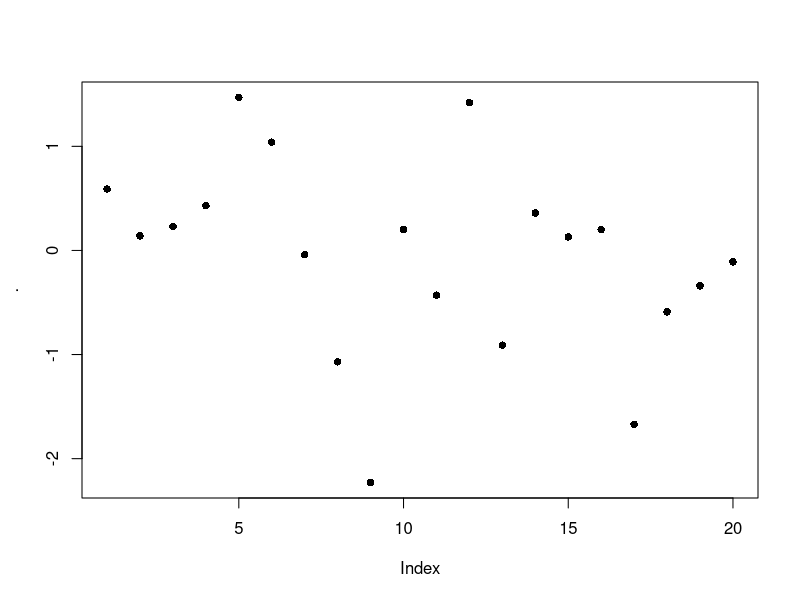
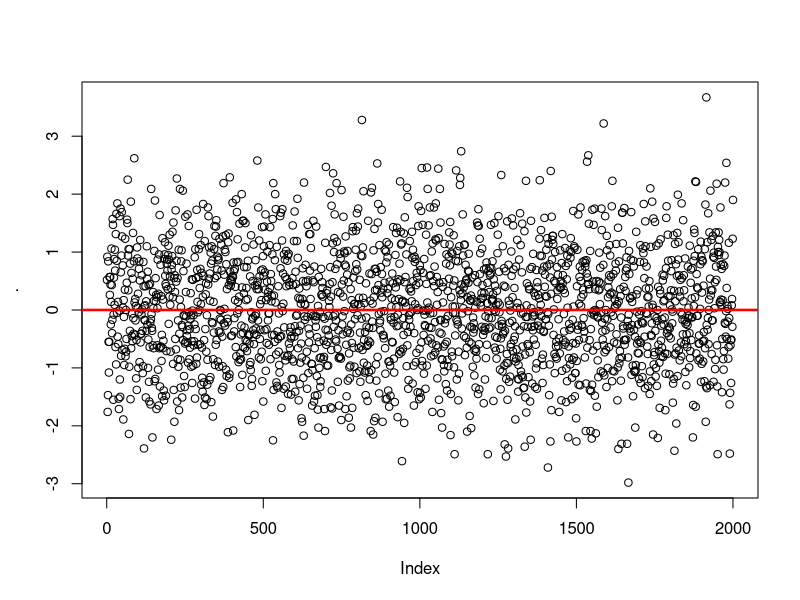

Write the R code that produced these figures, in order. (Note: this script raises an error after producing the figures.)
# __________________________________________________________________
# R VOCABULARY 
# __________________________________________________________________

library("dplyr")
library("reshape2")
library("lazyeval")
library("ggplot2")
library("labeling")
library("lubridate")


# help(package="base")
# rm(list=ls())

# TODO: -------
# duplicated, charmatch, aggregate, do.call
# remove "lib" arg in library calls 
       


# flatten a list: 
(l <- list(item1=4, item2=2, item3=c(100, 200)))  # surrounding with () calls print 
(unlist(l))
(unname(unlist(l)))  # returns numeric vector; also try: unlist(l) %>% unname  


# flattening a list of dates does weird stuff: 
datelist = as.list(c(ymd("2017-01-01"), ymd("2017-01-01")))
unlist(datelist)  # not good 
do.call("c", datelist)  # this is good 


# rep and seq: --------------------
rep(letters[1:3], times=2)  # same as rep(letters[1:3], 2)
rep(letters[1:3], each=2)
rep(letters[1:3], times=2, each=2)
rep(letters[1:3], times=2, each=2, length.out=2)
rep_len(letters[1:3], length.out=40)  # could be useful if you don't know the length of a vector, but you want to keep recycling it until total length reaches a target value. 
rep(letters[1:3], times=(1:3))
rep(letters[1:3], c(1,5,12))

seq(1,26)
seq(1,26,by=3)
seq(1,26, length.out=4)  # generates a sequence of length.out=4 equally spaced values from 1 to 16. (length.out is usually abbreviated to length or len, and seq_len is much faster.)
seq(along.with=month.abb)  # can abbreviate as e.g. seq(month.abb) or seq(letters); verbose alternative: seq(1, length(month.abb))
seq(along.with=rnorm(20))# generates sequence 1,2,3... ending with length(month.abb)
seq(c("apple", "orange", "banana"))

x<-round(rnorm(20), 2); names(x) <- seq(rnorm(20)); x %>% plot(pch=16) 
x<-round(rnorm(2000), 2); names(x) <- seq(rnorm(2000)); x %>% 
  plot(pch=1) %>% abline(h=0, lwd=2.5, col="red")


any(c(rep(FALSE, 9), TRUE))  # any TRUEs in the vector? 
any(c(2<1, 4>5, 6==7))

x <- c(4,3, NA, 1,1,23)
any(is.na(x))  # is.na(x) returns a logical of same length as x 



x<- rnorm(10)
range(x)
all(x < 2)  # x<2 returns a logical vector of same length as x; all(x<2) returns TRUE only if all values are TRUE 
all(x < 2, x > (-2))
all(1<2, 2==2, 3>2)
all(c(TRUE, TRUE, TRUE, FALSE))


4 %in% c(1,1,4,1)  # TRUE 
"s" %in% letters  # TRUE
1:4 %in% 1:10  # returns vector of same length as vector on left side of %in%
c(1:4, 12) %in% 1:10
c("g", 7) %in% letters 


match("s", letters)
match(c("a", "s", "f"), letters)
x <- c(4,3, NA, 1,1,23, NA)
match(NA, x)  # Note that match() only returns first match 


which(c(rep(FALSE, 5), TRUE, rep(FALSE, 4), TRUE))  # Takes a logical vector, returns numeric pointing to positions of TRUE values 
which(c(4==5, 2==3))
which(c(4==5, 2==3, 3==3, 4<5, 9>4))


x <- rep(1.0,10); y <- rep(0.99999999999, 10)
all.equal(target=x, current=y, tolerance = 10^-10)
all.equal(target=x, current=y, tolerance = 10^-20)


identical(2, 2.0)  # TRUE 

set.seed(1)
x <- rnorm(10)
set.seed(1)
y <- rnorm(10)
identical(x,y) # TRUE 


stopifnot(c(TRUE, TRUE))
stopifnot(c(FALSE, TRUE))  # returns an error if not all TRUE 
stopifnot(c(2<3, 4>5))


x <- airquality[, -1] # x is a regression design matrix
y <- airquality[,  1] # y is the corresponding response
stopifnot(complete.cases(y) != is.na(y))  # complete.cases returns a logical 
ok <- complete.cases(x, y)  # returns logical of same length as num rows of x and y
sum(!ok) # how many are not "ok" ? NOTE that "!" on a logical gives its inverse: !c(TRUE, FALSE) = c(FALSE, TRUE)
x <- x[ok,]
y <- y[ok]


# subsetting: -----
# 3 ways of subsetting a df for first column:
airquality[1]  # returns data frame (which is a type of list; subsetting list with [] always gives list)
airquality[[1]]  # returns the *contents* of element 1 in the df - integer atomic vector. [[]] can only return 1 thing 
airquality$Ozone  # returns integer atomic vector. Note that $ is shorthand, where x$y = x[["y", exact=FALSE ]]



cumsum(1:10)  # pseudocode: for i in 1:10, result[1] = i, result[2]=i+result[1]
cumprod(1:10)
cummin(1:10)  # along the entire length of input vector, 1 is min 
cummax(10:1)


# row and column sums, means: ---------------
x <- data.frame(x=rnorm(10)*10, y=rnorm(10)) %>% print 
colSums(x)
rowSums(x) %>% data.frame()

apply(x, 1, mean)  # means of rows 
apply(x, 2, mean)  # means of columns 


# first differencing: -----------
diff(1:10, lag = 1, differences = 1)  # diff gives differecnes between successive elements in a vector 
diff(seq(1,50, by=5), lag=1, differences=1)
(diffs1 <-diff(c(1,5,2,2,10,.5,-1,3,-4,30), lag = 1, differences = 1))
length(diffs1)

# second differencing: 
(diffs2 <-diff(c(1,5,2,2,10,.5,-1,3,-4,30), lag = 1, differences = 2))  
diffs2 == diff(diffs1, lag = 1, differences = 1)  #  setting arg differences > 1 means you recursively apply diff a specified number of times 
length(diffs2)  # note that this has one less element than diffs1

# differencing at lags (i.e. not immediately successive elements)
(diffs3 <-diff(c(1,5,2,2,10,.5,-1,3,-4,30), lag = 2, differences = 1))  
length(diffs3)


# cut a range to get a factor: -------------------
x <- 1:100 
cut(x, breaks=seq(0,100,5), labels= paste("Level", 1:20))  # divide range of x into levels of a factor; 
# note that length of labels is 1 less than length of breaks
# also, first value of breaks is lower than min value of x 
table(cut(x, breaks=seq(0,100,5), labels= paste("Level", 1:20)))



# reorder factor levels using values in another column -------------
# first create data: 
df <- data.frame(area=letters[1:10], 
                 total=c(10,2,1,rnorm(6),20)); df

# graph looks ugly: 
ggplot(df, aes(x=area, y=total)) + geom_bar(stat="identity")

# find order of factor levels that you want: 
order(df$total)  # this gives ascending order; for descending, rev(order(df$total))

# reset factor levels: 
df <- df %>% mutate(area=factor(area, 
                          levels=area[order(df$total)])); df

str(df)  # factor levels reset

# graph again: 
ggplot(df, aes(x=area, y=total)) + geom_bar(stat="identity")  # SUCCESS!


# if there is an obvious way to order your factor levels (e.g. alphabetical), 
# you can try using ordered(): 
# create a factor with default ordering: 
ordered(rep(1:12, length=24))
ordered(c("blue", "green", "yellow"))
ordered(paste0("level_", 1:30))  # doesn't work well 

# let's try again: 
two.digits.numbers <- 
      sapply(1:30, function(x){
            x.char <- as.character(x)
            if (nchar(x.char) < 2){
                  x <- paste0("0", x)
            } else {
                  x <- x.char
            }
            return(x)
      }
      )

ordered(paste0("level_", two.digits.numbers))  # works! 

#**************************************************





#**************************************************
pmin(1:4, 0:3)  # gives "parallel" min - min of each pair of elements, where one element is from vector1, the other from v2. 

x <- sort(rnorm(100));  cH <- 1.35
quantile(x, probs = seq(0, 1, 0.25), na.rm = FALSE, names = TRUE)
# quantiles are cutpoints dividing the range of a probability distribution into contiguous intervals with equal probabilities. 
# quartiles are the three cut points that will divide a dataset into four equal-size groups
pmin(cH, quantile(x)) # no names
pmin(quantile(x), cH) # has names
plot(x=x, y=pmin(cH, pmax(-cH, x)), type = "b", main =  "Huber's function")



# & and && --------
x <- 1 
y <- 1

if (x==1 & y==1){print("yes")} else {print("no")}
if (x==1 && y==1){print("yes")} else {print("no")}
# when x and y are single element vectors, doesn't seem to make a diff

x <- c(1,1) 
y <- c(1,0)

if (x==1 & y==1){print("yes")} else {print("no")}
# single & returns warning: only first element used 

if (x==1 && y==1){print("yes")} else {print("no")}
# no warning, but doesn't seem to give right answer 

# NOTE: apparently && is preferred in if conditions 




# merge: -------------------------------
# merging vectors (doesn't make much sense): 
x <- letters
y <- letters[3:4]
merge(x,y)  # prob not what you want: this is the cartesian product (?) of the 2 sets 


# MERGING DATA FRAMES: -----------
# if the column you're merging on has the same name in both dfs, there's no need to 
# specify by="" argument, because it is automatically interpreted that you are joining on that column 

x <- data.frame(a=letters, b.x=rnorm(26)) %>% print 
y <- data.frame(a=c(letters[3:4], "test"), d.y=rnorm(3), e.y=rep("yo", 3)) %>% print 

merge(x,y)  # inner join; 
merge(x,y, all=TRUE)  # outer join
merge(x,y, all.y=TRUE)  # right join
merge(x,y, all.x=TRUE)  # left join
merge(x,y, all.x=TRUE, all.y=TRUE)  # outer join again




# if the column you're merging on has the diff name in the 2 dfs, you need to specify the 
# by.x and by.y arguments 

x <- data.frame(a=letters, b.x=rnorm(26))
y <- data.frame(a.y=c(letters[3:4], "test"), d.y=rnorm(3), e.y=rep("yo", 3))

merge(x,y, by.x="a", by.y="a.y")  # INNER JOIN 
merge(x,y, all=TRUE, by.x="a", by.y="a.y")  # OUTER JOIN 
merge(x,y, all.y=TRUE, by.x="a", by.y="a.y")  # RIGHT JOIN
merge(x,y, all.x=TRUE, by.x="a", by.y="a.y")  # LEFT JOIN 


#... another example: -----------------
authors <- data.frame(
      surname = I(c("Tukey", "Venables", "Tierney", "Ripley", "McNeil")),
      nationality = c("US", "Australia", "US", "UK", "Australia"),
      deceased = c("yes", rep("no", 4)))
books <- data.frame(
      name = I(c("Tukey", "Venables", "Tierney",
                 "Ripley", "Ripley", "McNeil", "R Core")),
      title = c("Exploratory Data Analysis",
                "Modern Applied Statistics ...",
                "LISP-STAT",
                "Spatial Statistics", "Stochastic Simulation",
                "Interactive Data Analysis",
                "An Introduction to R"),
      other.author = c(NA, "Ripley", NA, NA, NA, NA,
                       "Venables & Smith"))

(m1 <- merge(authors, books, by.x = "surname", by.y = "name"))
(m2 <- merge(books, authors, by.x = "name", by.y = "surname"))


#... merging on dates: --------------
admits <- data.frame(dates = as.Date(c("2017-01-12", "2017-01-15")), 
                     num_cases = c(450,12))
census <- data.frame(dates = as.Date(c("2017-01-12", "2017-01-31")), 
                     num_pts = c(14030, 9912))
date_string <- data.frame(dates = seq(as.Date("2017-01-01"), as.Date("2017-01-31"), by="1 days")) 

# column to match on has same name in all 3 dfs, so no need to specify "by=" argument 
finaldf <- merge(date_string, admits, all.x=TRUE) %>% 
                  merge(census, all.x=TRUE) %>% print 

# if appropriate, replace NAs with zeroes: 
finaldf <- mutate(finaldf, 
                  num_cases=sapply(num_cases, function(x) if(is.na(x)==TRUE){0} else {x}), 
                  num_pts=sapply(num_pts, function(x) if(is.na(x)==TRUE){0} else {x})
                  ) %>% print 

finaldf.m <- melt(mutate(finaldf, dates=as.character(dates))) %>% print 
dcast(finaldf.m, dates ~ variable)  # reverses the melting operation 
dcast(finaldf.m, variable ~ dates)  # reverse rows and columns 


# sort and order: ------------------
x <- c(1,1,3,-1,0,19,1,9,7,32)
sort(x)
sort(x, decreasing=TRUE)
rev(x)  # just reverses arguments 

order(x)  # returns an ordered numeric vector: order(x)[1] returns the position in x where the smallest element in x is found 
x[order(x)]  # arranges x in ascending order 


# Run-length encoding (RLE) is a very simple form of lossless data compression in which runs of data (that is, sequences in which the same data value occurs in many consecutive data elements) are stored as a single data value and count, rather than as the original run
x <- rev(rep(6:10, 1:5))
rle(x)
class(rle(x))  # type of list
rle(x)[1]
unname(unlist(rle(x)[1]))

z <- c(TRUE, TRUE, FALSE, FALSE, TRUE, FALSE, TRUE, TRUE, TRUE)
rle(z)
rle(as.character(z))

x <- c(rep("a", 4), "c", rep("g", 10))
unique(x)

# TABLE ----------------------------------------------
df <- data.frame(a=sample(100,10), 
                 b=sample(2000, 10))
table(df)  # you can call table() on purely numeric data, but it's kinda useless 
table(df$a)  # still useless 

df$c= sapply(1:10, function(x) sample(c("Group1", "Group2"), 1, replace=TRUE))
df

table(df)  # still pretty useless 
table(select(df, a,c))   # possibly useful: this converts the data from "long" to "wide" format; compare with > select(df[order(df$a), ], a,c)
table(select(df, b,c))  # possibly useful 
table(df$c)  # probably the best use of table() for this data 


# Simple frequency distribution:
table(rpois(100, 5))  # n=100, lambda=5
table(state.division, state.region)

with(airquality,
     table(OzHi = Ozone > 80, Month, useNA = "ifany"))  # with() seems to be a 
# precursor to the pipe operator (%>%)


# copy table from R to Excel: ---------------------
df <- data.frame(a=rnorm(20), b= sample(c(TRUE, FALSE), 20, replace=TRUE)) # %>% print
write.table(df, file="clipboard", sep="\t", row.names=FALSE)  # now paste in Excel 

# copy via clipboard from excel to R: 
#select column in excel %>%
x <- readClipboard()


# ifelse() : ------------------------------------
x <- c(6:-4)
sqrt(x)  #- gives warning
sqrt(ifelse(x >= 0, x, NA))  # no warning

## Note: the following also gives the warning !
ifelse(x >= 0, sqrt(x), NA)

l <- sample(c("a", "b", "c"), 1)
ifelse(l >= "b", "high", "low")


# DATES --------------------------------------------
# ...create strings of dates ----
seq(ISOdate(2017,1,1), ISOdate(2017,1,31), by="day") %>% substr(1,11)  # Jan to Feb 

seq(ISOdate(2017,1,1), ISOdate(2017,1,31), by="7 day") %>% 
  substr(1,11)  # only week start dates 

seq(ISOdate(2017,2,1), ISOdate(2017,1,1), by="-1 day") %>% substr(1,11)  # Feb to Jan 

# Note: ISOdate() is a wrapper for strptime()


# Alternatively, you can use as.Date: 
seq(as.Date("2017-01-01"), as.Date("2017-04-05"), by="1 day")

dates <- seq(as.Date("2017-01-01"), as.Date("2017-04-05"), by="7 day")  # only first day of weeks 
date_and_wkday <- data.frame(dates = dates, 
                             days = weekdays(dates)) %>% print 




# ...identify fiscal year from date : -------------------
x <- data.frame(date = c("2013-01-01", "2013-06-06", "2015-02-28", "2015-09-04"), 
                m=rep(NA,2), 
                y=rep(NA,2), 
                fyear = rep(NA,2)); x

for(i in 1:nrow(x)){
      x$m[i] <- substr(x$date[i], 6,7) %>% as.numeric
      x$y[i] <- substr(x$date[i], 1,4) %>% as.numeric
      if(m[i] %in% 4:12){
            x$fyear[i] <- x$y[i]+1
      } else {
            x$fyear[i] <- x$y[i]
      }
}
print(x)

# without extra columns for date and year: 
x <- data.frame(date = c("2013-01-01", "2013-06-06", "2015-02-28", "2015-09-04"), 
                fyear = rep(NA,2)
                ); x

for(i in 1:nrow(x)){
      m <- substr(x$date[i], 6,7) %>% as.numeric
      y <- substr(x$date[i], 1,4) %>% as.numeric
      if(m %in% 4:12){
            x$fyear[i] <- y+1
      } else {
            x$fyear[i] <- y
      }
}
print(x)



# using lubridate package: ----------------------------------------
dates <- c("2017-01-01", "2017-02-01", "2017-08-21")

class(dates)  # "character"


ymd(dates) # %>% class  # "Date"
# this function takes a char and converts to date, using the ymd format to 
# do the conversion. It DOESN'T *cast* to ymd format 

mdy(dates)  # doesn't work 
dates2 <- c('12-31-2017'); class(dates2)
mdy(dates2); class(mdy(dates2))

# convert to time in format hh:mm
timechar <- "12:30"
time <- strptime(timechar, format="%R"); time2
time <- strptime(timechar, format="%I"); time2


# convert ymd to mdy: 
ymd(dates) %>% format('%m%d%Y')

# arithmetic with dates and times: 



# SET OPERATIONS ---------------------------------------------

setA<-c("a", "b", "c", "d", "e")
setB<-c("d", "e", "f", "g")

union(setA,setB)
intersect(setA,setB)
setdiff(setA,setB)  # Note, however, that the difference between two sets is order-dependent. It is the material that is in the first named set, that is not in the second named set. 
setequal(c(setdiff(setA,setB),intersect(setA,setB),setdiff(setB,setA)), 
         union(setA,setB))


# SAMPLE() --------------------------------------------------
sample(10)  # gives permutation of all elements; same as sample(1:10)
sample(10, 1) 
(x <- sample(10, replace=TRUE)); setdiff(1:10, x)
sample(letters, 3)

sample(c("a", "b"),1, prob=c(.9, .1))  # The optional prob argument can be used to give a vector of weights for obtaining the elements of the vector being sampled. They need not sum to one, but they should be non-negative and not all zero.

# create a discrete distribution with specified probabilities:
v <- vector()
for(i in 1:1000){
  v[i] <- sample(c(TRUE, FALSE, "error"), 1, prob=c(.90, .09, .01))
}

table(v) %>% barplot  # plotting with base R 

# plotting with ggplot: 
dat <- as.data.frame(table(v)) %>% melt %>% select(1,3)
ggplot(dat, aes(x=v, y=value)) + 
  geom_bar(stat="identity") + 
  geom_hline(yintercept=0, size=1)



# COMBINATIONS --------------------------------------------------
choose(3,2)  # number of combinations of 2 elements that can be chosen from a set of 3 elements 
choose(10,1); choose(10,2); choose(30,2)

# counting num permutations: 
n <- 10
k <- 5 
choose(n,k)*factorial(k)

par(mfrow=c(2,1))
# graph of num combinations 
sapply(1:10, function(x) choose(10, x)) %>% 
  plot(type='l', main="num permutations, combinations of x objects from a total of 10 objects", 
       xlab = "x", 
       ylab = "num combinations")

# graph of num permutations 
sapply(1:10, function(x) choose(10, x)*factorial(x)) %>% 
  plot(type='l', 
       xlab = "x", 
       ylab = "num permutations")
par(mfrow=c(1,1))


# sample with/without replacement: -----------
sample(10)  # same as sample(1:10); default is replace=FALSE 
sample(10,2)
sample(10,100, replace=TRUE) 
sample(c("hi", "bye"), 30, replace=TRUE)

# simulate 100 rolls of a die: 
sample(6, 100, replace=TRUE) %>% mean
sample(6, 100, replace=TRUE) %>% mean

# FILL CONTAINER WITH LOOP: ----------------------
# create an empty container and fill it using a loop. We require that any type and any number of objects can be placed in the container, regardless of whether they are numeric or character or logical: 
container <- vector(mode="list")
# container <- list()  # this also seems to work? 

for(i in 1:10){
  x <- rnorm(1)
  print(paste("x=", x))
  if (x < 0.01){
    container[i] <- list(1:10)    
  } else if (x < 0.8) {
    container[i] <- list(rnorm(i))
  } else {
    container[i] <- list(rep("test", i))
  }
}

str(container)
summary(container)



# BUILD A DATAFRAME WITH A LOOP: --------------
# set up empty list: 
datalist = list()

for (i in 1:5) {
      # ... make some data
      dat <- data.frame(x = rnorm(10), y = runif(10))
      dat$i <- i  # maybe you want to keep track of which iteration produced it?
      datalist[[i]] <- dat # add it to your list; NOTE THAT WE USE [[]] !!!!
}

datalist  # each element of hte list is a dataframe 
# compare datalist[1] with datalist[[1]]; first is a list, second is contents 
      # within that list 

# join elements of list into a single df with do.call()
big_data = do.call(rbind, datalist) %>% print 

# alternative without using do.call: 
df1 <- datalist[[1]]
for(i in 2:5) {df1 <- rbind(df1, datalist[[i]])}
df1

identical(big_data, df1)  # TRUE 

# LAPPLY AND FRIENDS: -------------------------------
x <- list(a = 1:10, beta = exp(-3:3), logic = c(TRUE,FALSE,FALSE,TRUE)) %>% print 

# > lapply: -------------
# compute the list mean for each list element
lapply(x, mean)
# median and quartiles for each list element
lapply(x, quantile, probs = 1:3/4)
# Format for lapply is lapply(X, FUN, ...). Note that "probs=1:3/4" is being passed to "..." above, and is "passed to" the function quantile(). 

# > sapply and vapply ------
sapply(x, quantile)
i39 <- sapply(3:9, seq) # list of vectors
sapply(i39, fivenum)  # five number summary as a vector 
vapply(i39, fivenum)
vapply(i39, fivenum,
       c(Min. = 0, "1st Qu." = 0, Median = 0, "3rd Qu." = 0, Max. = 0))  
#^^ 3rd arg is FUN.VALUE: a vector template for the return value from FUN
# vapply is very similar to sapply, but with predefined format for output 




# > using apply to find row/column means -------
apply(x, 1, mean)  # means of rows 
apply(x, 2, mean)  # means of columns 

# > mapply: --------------
# mapply is a multivariate version of sapply
mapply(rep, x = 4:1, times=4:1)
# each iteration, rep takes 2 args one from the first arg from mapply, one 
#     from the second 

mapply(rep, times = 1:4, MoreArgs = list(x = 42))
# MoreArgs is used to pass arguments that are NOT "vectorized over"...? 
mapply(rep, times = 1:4, x=list(x = 42))  # what's the difference? 

mapply(function(x, y) seq_len(x) + y,  # define function to be applied 
       c(a =  1, b = 2, c = 3),  # names from first
       c(A = 10, B = 0, C = -10))
# pseudocode: create sequence of length a=1, then add A=10 to EACH element; 
#             create sequence of length b=2, then add B=0 

rnorms <- data.frame(n=rep(10,2), 
                     mean=c(4,50), 
                     var=c(.5, 3)) %>% print 
mapply(rnorm,
       n=rnorms$n, 
       mean=rnorms$mean, 
       sd=sqrt(rnorms$var))

# **********************************
(v <- structure(10*(5:8), names = LETTERS[1:4], 
                types=c("red", "yellow", "blue", "green")))
# structure() returns the given object with further attributes that you can 
# set 

# not entirely sure what's happening here: 
f2 <- function(x, y) outer(rep(x, length.out = 3), y)
(a2 <- sapply(v, f2, y = 2*(1:5), simplify = "array"))
a.2 <- vapply(v, f2, outer(1:3, 1:5), y = 2*(1:5))
stopifnot(dim(a2) == c(3,5,4), all.equal(a2, a.2),
          identical(dimnames(a2), list(NULL,NULL,LETTERS[1:4])))

# ...sampling distribution of sample mean of exp r.v.: ----
replicate(10000, mean(rexp(10))) %>% hist

# using ggplot: 
df <- replicate(10000, mean(rexp(10))) %>% as.data.frame  
colnames(df) <- "value"

p1 <- ggplot(df, aes(x=value)) + 
  geom_histogram(aes(y=..count..)) + # not really necessary to specify 
  # aes(y=..count..), but good to be explicit. You can just give 
  # "+ geom_histogram() +"  ...
  scale_x_continuous(limits=c(0,3), 
                        labels=seq(0,3, .25), breaks=seq(0,3, .25)) + 
  geom_hline(yintercept=0, size=1) + 
  theme(axis.text.x=element_text(size = 16),
        axis.title.x=element_text(size=20), 
        axis.text.y=element_text(size=14), 
        axis.title.y=element_text(size=18), 
        strip.text.x=element_text(size=18));p1

# add density: 
(p2 <- p1 + geom_density(aes(y=..density..*900), size=1, colour="blue", alpha=.8))

p3 <- ggplot(df, aes(x=value)) + 
  geom_density(aes(y=..density../sum(..density..))); p3 
#   geom_histogram(aes(y=..density../sum(..density..)), fill=NA, colour="black")


# summary(p1); summary(p2)


# ... use lapply to create multiple distribution curves: -----

# create input vector: 
input=seq(-4,4, length=1000)

# define dist function family: X~N(0, 1/n): 
fx <- function(n, input_vector){
      dnorm(input_vector, mean=0, sd=(1/sqrt(n)))  # change to pnorm() to get CDFs 
}

# create data frame with x and f(x) values for different values of n: 
normal_curves <- lapply(seq(1:20), fx, input_vector=input) %>% 
      # "input_vector=x" => specify that second arg of fx always 
      # takes value x
      as.data.frame

colnames(normal_curves) <- paste0("n", 1:20)
normal_curves <- mutate(normal_curves,
                        x=input) %>%  # x is input vector
                  select(21,1:20)

str(normal_curves)

# putting data in long form to allow facetting by value of n: 
normal_curves_long <- melt(normal_curves, id.vars = "x")
str(normal_curves_long)

p1 <- ggplot(normal_curves_long, aes(x=x, y=value, group=variable)) + 
      geom_line() + 
      geom_text(data=filter(normal_curves_long,
                            x>=1 & x<=1.01),  # filtering to get single point from each                                                  curve 
                aes(label=variable), 
                col="red") ; p1 

# splitting data frames with split( ) :  --------------------------
split(mtcars, mtcars$cyl)

# example from split( ) help: 
require(stats); require(graphics)
n <- 10; nn <- 100
g <- factor(round(n * runif(n * nn)))  # 1000 integer values between 0:10  
x <- rnorm(n * nn) + sqrt(as.numeric(g))  # 1000 random values 
xg <- split(x, g)  %>% print  # note that each vector is of a different length 
boxplot(xg, col = "lavender")  # when g is large, sqrt(g) is large, so x values 
      # are higher 

sapply(xg, length)  # how many values in each group? lapply() %>% unlist( )
      # also works: 
# lapply(xg, length) %>% unlist
sapply(xg, mean)  # mean x value by level of g
# lapply(xg, mean) %>% unlist 


### Calculate 'z-scores' by group (standardize to mean zero, variance one)
z <- unsplit(lapply(split(x, g), scale), g)

# same thing, using pipes: 
z <- split(x,g) %>%  # split by levels of g 
      lapply(scale) %>%  # apply function scale() to each component 
      unsplit(g)   # combine back into a vector
plot(z)


# and check that the within-group std dev is indeed one:  
tapply(z, g, sd)  
# Interpretation: tapply takes 2 vectors, *splits* the first according to levels of 
# the second (thus creating a "ragged array"), then it *applies* a function to 
# each component, then it *combines* the results back into a vector.


# scale(x, center = TRUE, scale = TRUE): -----------
# If center is TRUE then centering is done by subtracting the column 
# means (omitting NAs) of x from their corresponding columns, and if 
# center is FALSE, no centering is done. 
# You can also supply a numeric vector of same length as num cols of x 
# to specify a particular value to subtract from each column entry. 
# 
# If scale is TRUE then scaling is done by dividing the (centered) 
# columns of x by their standard deviations if center is TRUE, and 
# the root mean square otherwise.


# Pattern Matching and Replacement -------------------------------
# grep(value = FALSE) returns a vector of the indices of the elements of x that yielded a match (or not, for invert = TRUE. This will be an integer vector unless the input is a long vector, when it will be a double vector.                                                                                            

# grep(value = TRUE) returns a character vector containing the selected elements of x (after coercion, preserving names but no other attributes).

# grepl returns a logical vector (match or not for each element of x).

grep("[a-z]", letters)
grep("May", month.abb, invert=TRUE)  # find months that are NOT "May"
grep("wed", tolower(c("Monday", "Tuesday", "Wednesday")))
grep(c("wed", "mon"), tolower(c("Monday", "Tuesday", "Wednesday")))  # In grep(c("wed", "mon"), tolower(c("Monday", "Tuesday", "Wednesday"))):argument 'pattern' has length > 1 and only the first element will be used

charmatch(c("mon", "wed"), tolower(c("Monday", "Tuesday", "Wednesday", "Monday")))
# note that charmatch can take more than one element in its first argument. However, its rules for return values are a bit strange: 
      # if unique exact match OR (unique partial match and no exact match) -> 
            # match index returned
      # if multiple exact OR multiple partial -> 0 returned 
      # if no match, then nomatch argument value returned 
      # Thus, charmatch can be useful in seeing whether a value can be used 
            # as a unique identifier?? 

grep("o", letters)  # 15
grep("o", "food")  # 1
grep("o", c("food", "wood"))  # 1,2 
grep("o", c("food", "wood"), value=TRUE)
grepl("o", c("food", "wood"))

# note that "food" is a single element, which does contain an "o", so we get 1 returned. The 2 "o"s in food are not counted seperately. To do that, try: 

countOs <- function(x){
  require("dplyr", lib="H:/R packages")
  
  x.split <- strsplit(x, split=NULL) %>% unlist 
  
  returnOs <- function(x1){
    x2 <- tolower(x1)
    if(x2=="o"){1}
    else{0}
  }
  
  sapply(x.split, returnOs) %>% sum
}

# test function: 
test_countOs <- function(){
  sapply(list("hi", "hO", "OOoo", "yo", "only one", "frib", "N00", "123"),
         countOs)
}
test_countOs()

# apply the function: 
countOs("food")  # 2
countOs("Markov chains were introduced by Andrei Andreevich Markov (1856-1922) and were named in his honor.")  # 5 

# note how the function "countOs" promotes modularity and abstraction in the code: it is completely self-contained, so it doesn't need to refer to a function or object defined anywhere else, so you can use it in any environment. Just give it the input it expects and it will give you the output you expect. This is how you keep code from getting ridiculously complicated and interconnected. 

gsub("g", "Goose", letters)
gsub("g", NA, letters)

strings <- c("foo", "foo", "bar", "foo", "qux")
sub("foo", "yib", strings) 
gsub("foo", "yib", strings) 
# what's the difference between sub and gsub? 

# FUNCTIONS ------------------------------------------

# Use of "...": --------------------------------------
f <- function(...){
  list(...)
}
# f takes a variable number of arguments (i.e. user can put in anything they like there), then just lists what those arguments were. 


# TEST CASES: 
# function call: 
f(x=2, l=TRUE)

# Another function: 
f2 <- function(x,y, ...){
  print(x/y)
  otherArgs <- list(...)
  print(otherArgs)
  if (length(list(...)) > 0){
      if (any(unlist(list(...)))){
          print("At least one TRUE in otherArgs")
      } else {
          print("No TRUEs in otherArgs")
      }
  } else {
      print("No TRUEs in otherArgs")
  } 
}

# function call:
f2(1,5,TRUE, FALSE)
f2(1,5)
f2(1,5,FALSE, FALSE)

# Using ... in a useful way: ----------------------------------

# write a function that drops extreme values, then returns quantiles:
# in general, this approach could be useful because you can build in several steps into a single function (step1: drop extreme values, step2: calculate quantiles). However, you need a way to pass in arguments that will be used in later steps. That's what "..." is for. 

x <- rnorm(50)

f3 <- function(x){
  x2 <- sort(x)
  lower.limit <- quantile(x2, prob=.1)
  upper.limit <- quantile(x2, prob=.9)
  x3 <- x2[x2>lower.limit & x2<upper.limit]
  quantile(x3)
}

f3(x)  # compare with quantile(x)
f3(x, probs=c(.25, .5, .75))  
# Error in f3(x, probs = c(0.25, 0.5, 0.75)): unused argument (probs = c(0.25, 0.5, 0.75))

# To prevent the error, we need to rewrite f3 to allow it to take extra arguments: 

f4 <- function(x, ...){
  x2 <- sort(x)
  lower.limit <- quantile(x2, prob=.1)
  upper.limit <- quantile(x2, prob=.9)
  x3 <- x2[x2>lower.limit & x2<upper.limit]
  otherargs <- list(...)
  
  if(!is.null(otherargs)){
#     print(otherargs)  # note that this is just printed, not returned by the function
  }
  
  if(!is.null(otherargs$probs)){
#     print(quantile(x3, probs=otherargs$probs))
    quantile(x3, probs=otherargs$probs) %>% unlist
  } else {
#     print(quantile(x3))
#     print("default probs used")
    quantile(x3) %>% unlist
  }
}

# FUNCTION CALLS: 
f4(x)  # compare with quantile(x)
f4(x, probs=c(.08, .35, .57, .75, .99))  # compare with quantile(x, probs=c(.08, .35, .57, .75, .99))
f4(x, probs=c(.08, .35, .57, .75, .99), na.rm=TRUE)

# note what we can do with function f4: 
vectors <- vector(mode="list")
for(i in 1:10000){
  vectors[i] <- list(rnorm(500))
}

result <- lapply(vectors, f4, probs=c(.08, .35, .57, .75, .99), arg=NULL) %>%
  as.data.frame
names(result) <- paste0("sample_", 1:length(vectors))
str(result)
summary(result)
# result

result.long <-  melt(result) %>% 
  mutate(probs=as.factor(rep(c(.08, .35, .57, .75, .99), length(vectors)))) %>% 
  select(variable, probs, value)
str(result.long)
head(result.long, 100)

# quick analysis: 
boxplot(result.long$value)
filter(result.long, probs==.08) %>% select(value) %>% boxplot 
plot(value~probs, data=result.long)

# using ggplot: 
p1 <- ggplot(result.long, aes(x=probs, y=value)) + 
  geom_boxplot()  
#   facet_wrap(~probs, ncol=2)
p1


p08 <- filter(result.long, probs==.08) %>% select(value) %>% unlist
p57 <- filter(result.long, probs==.57) %>% select(value) %>% unlist

plot(p57~p08)

# ...rationale-----------------------------------------------------------
# without f4, how would you do this? First loop over vectors to remove extremes, then loop over the result to calculate quantiles. Okay, but what if there were e.g. 10 intermediate steps requiring a different function for each? It would be very inelegant to have to write 10 loops and keep passing the result from one to the next. 

# Instead, we can put all the intermediate functions inside f4, and pass their arguments to them through f4!!! 




# RESHAPE PACKAGE:  ---------------------------------------------
# Melting: going from wide to long 
head(airquality)
aql <- melt(airquality) # [a]ir [q]uality [l]ong format; no ID vars
head(aql)
aql[c(1:5, 154:158, 307:311), ]  

# using Month and Day as ID vars: 
aql <- melt(airquality, id.vars = c("Month", "Day"), 
            variable.name = "climate_variable", 
            value.name = "climate_value")
head(aql)  # note that long data is grouped by measured variable name, and that id vars repeat after all data on one single measured variable name: e.g. month=5, day=1 will appear next to "Ozone" var, then again next to "Solar.R". This is how rows/tuples for particular (Ozone, Solar.R, etc.) values are recorded; otherwise there would be no way to know which values were associated with others. 

# only id vars get column names named after them. All other vars are in the "variable" column, which we've renamed to "climate_variable"
summary(aql)
aql[c(1:5, 154:158, 307:311, 460:464), ]


# In reshape2 there are multiple cast functions. Since you will most commonly work with data.frame objects, we'll explore the dcast function.

# Casting: going from long to wide: 
aql <- melt(airquality, id.vars = c("Month", "Day"))
aqw <- dcast(aql, Month + Day ~ variable)  # Month & Day remain as columns (with duplicates removed), while the distinct names in variable "swing out" to create new column names. The arguments on the left refer to the ID variables and the arguments on the right refer to names the measured variables. Everything not in the equation is assumed to be a column of values. 
head(aqw)


dcast(aql, Month ~ variable + Day)  # wide format with each day a column: e.g Month=5, var="Ozone" and Day=1 gets 1 column; Month=5, var="Ozone" and Day=2 gets another, etc. 
# "Month ~ variable + Day" ==> LHS args specify how many rows in output; RHS args specify how many columns 
dcast(aql, Month ~ variable)  # "Aggregation function missing: defaulting to length". E.g. for month=5 and column=Ozone, there are now 31 values; we can't display 31 values in a cell, so we default to aggregating by counting 


dcast(aql, Month ~ variable, fun.aggregate = mean, 
      na.rm = TRUE)  # Averages by month
dcast(aql, Day ~ variable, fun.aggregate = mean, 
      na.rm = TRUE)  # Averages by day of month, across months. 


# NOTE: the above could have been done with dplyr::group_by() and summarize(): 
# however, this is more tedious because every var has to be named
# group_by(airquality, Month) %>% summarize(mean(Ozone, na.rm=TRUE), 
#                                           mean(Solar.R, na.rm=TRUE),
#                                           mean(Wind, na.rm=TRUE),
#                                           mean(Temp, na.rm=TRUE)) %>% 
#                                     as.data.frame 




## ...another example: means by day of week----------------------
days.of.week <- weekdays(Sys.Date()+0:6)  # list of days in the week 

data <- data.frame(var1=rnorm(7000, mean=50,sd=4), 
                   var2=rpois(7000, lambda=3), 
                   day=rep(days.of.week, 1000))
head(data, 50)

# MELT: 
longdata <- melt(data)
# head(longdata)
# longdata[c(1:8, 7001:7008), ]  # note that long data is grouped by measured variable name, and that id vars repeat after all data on one single measured variable name 

# CAST: 
# avg.by.day <- dcast(longdata, day ~ variable)  # Aggregation function missing: defaulting to length
avg.by.day <- dcast(longdata, day ~ variable, 
                    fun.aggregate=mean, 
                    na.rm=TRUE)
avg.by.day

# ...playing with the example ---------------------------------------------
# let's see if means of var1 differ across days 
anova.model1 <- lm(value~day, data=filter(longdata, variable=="var1"))
summary(anova.model)  # compare with "avg.by.day" Note that avg.by.day is easier to read. 

p1 <- ggplot(avg.by.day, aes(x=day, y=var1)) + 
  geom_bar(stat="identity")  
#   scale_y_continuous(limits=c(49.7, 50.1))  # not sure why the bars disappear when I do this 
p1

(p1zoom <- p1 + coord_cartesian(ylim=c(49.88, 50.1)))  # Setting limits on the coordinate system will zoom the plot (like you're looking at it with a magnifying glass), and will not change the underlying data like setting limits on a scale will.



# DPLYR PACKAGE: -------------------------------------

# group_by( ): --------------
# converts df to tbl, with meta-instruction to do all subsequent operations in terms of groups. Note that on its own, group_by does not do any operation; it is usually used in conjunction with summarize()

mtcars
group_by(mtcars, cyl)  # a tibble, with instructions to do subsequent operations in terms of groups of cyl 
group_by(mtcars, cyl) %>% as.data.frame  # identical to initial df 


# ...comparing summarize() on grouped versus original df: ----------
grouped <- group_by(mtcars, cyl)

summarize(grouped, mean(hp)) %>% as.data.frame # compare with following: 
summarize(mtcars, mean(hp))

summarize(grouped, mean(hp), sd(hp), mean(disp), sd(disp)) %>% 
      as.data.frame
# compare with following: 
summarize(mtcars, mean(hp), sd(hp), mean(disp), sd(disp))


# ...try alternative groupings: --------------------------
(grouped_by_cyl <- group_by(mtcars, cyl) %>% 
       summarize(mean(hp), sd(hp))) %>% as.data.frame
(grouped_by_gear <- group_by(mtcars, gear) %>% 
       summarize(mean(hp), sd(hp))) %>% as.data.frame

# grouped on 2 vars: 
(grouped_by_gear_and_cyl <- group_by(mtcars, gear, cyl) %>% 
       summarize(mean(hp), sd(hp))) %>% as.data.frame

# checking result of grouping on 2 vars: 
filter(mtcars, gear==3) %>% select(cyl) %>% arrange(cyl) %>% unique 
filter(mtcars, gear==4) %>% select(cyl) %>% arrange(cyl) %>% unique 
filter(mtcars, gear==5) %>% select(cyl) %>% arrange(cyl) %>% unique 

# find how many rows in particular combinations: 
count(mtcars, cyl)
count(mtcars, cyl, gear)

# another option to count rows: 
mtcars %>% group_by(cyl, gear) %>% summarise(n= n() ) 

#replace() ----
head(mtcars); str(mtcars)
cyl_order <- order(mtcars$cyl)
mtcars2 <- mtcars[cyl_order,]

# replace cylinder value of 4 with 99999
mtcars2 %>%
      mutate(hp=replace(hp, cyl==4, 99999),  # replace values 
                                    # in cyl column where value in 
                                    # cyl column ==4 
                                    # NOTE: you could also replace 
                                    # values in some other column where
                                    # cyl==4
             brands=rownames(mtcars)) %>%
      select(12,1:11) %>% 
      as.data.frame %>% print 


